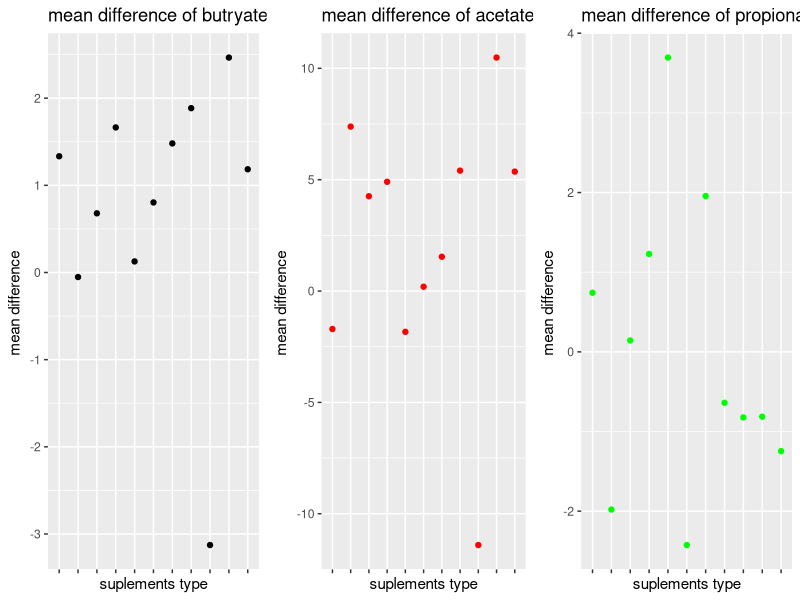
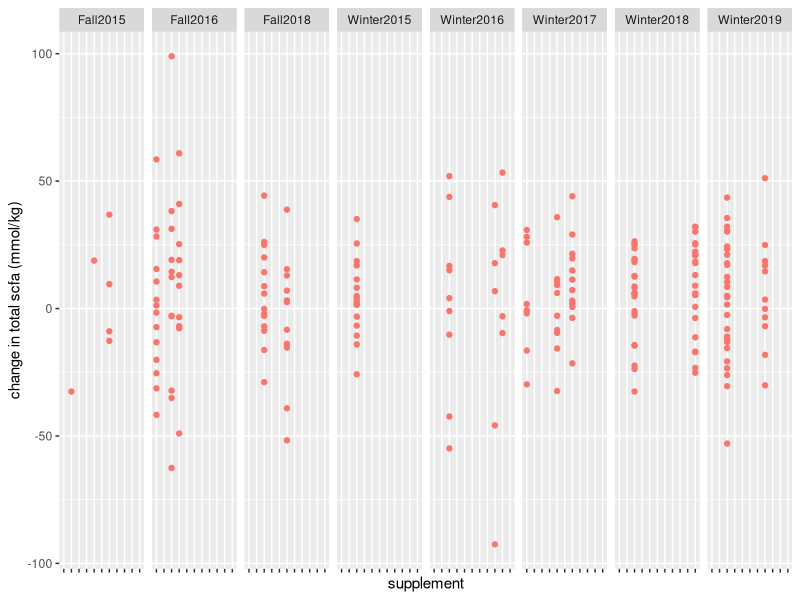
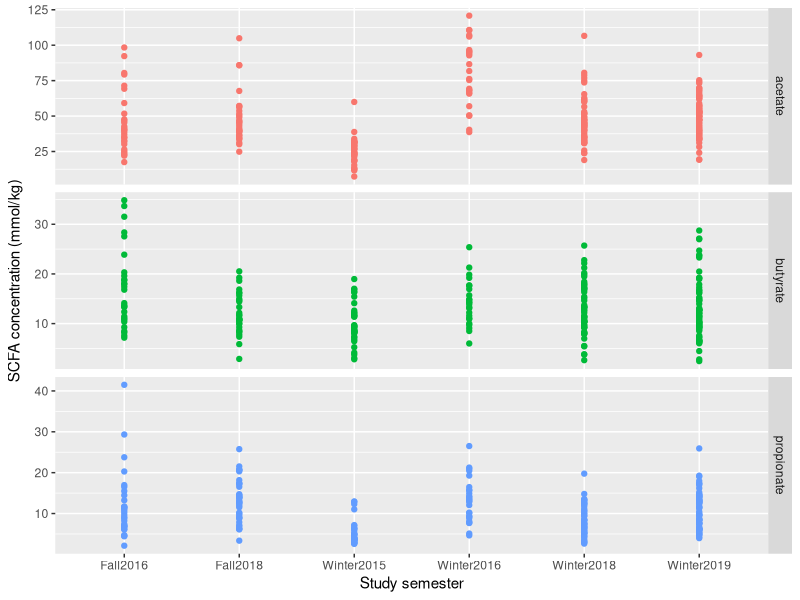

These charts were generated, in order, by the following R code: (Note: this script raises an error after producing the figures.)
## ---- chunk 1
knitr::opts_chunk$set(echo = TRUE)
knitr::opts_knit$set(root.dir = "~/Documents/UMich_Bio201_F19/")
## ---- chunk 2
library(tidyverse)
library(readxl)
library(cowplot)
set.seed(7)
## ---- chunk 3
scfa_data <- read_delim(file = "Lab3/curated_data/scfa_indv_qc.txt",
                        delim = "\t", col_names = TRUE, trim_ws = TRUE, 
                        na = c("", "NA")) 
scfa_wkly_qc2 <- read_delim(file="Lab3/curated_data/scfa_wkly_qc2.txt",  delim = "\t", col_names = TRUE, trim_ws = TRUE, 
                        na = c("", "NA")) %>%
  rename_all(tolower)

## ---- chunk 4
scfa_data %>%
  group_by(semester) %>%
  summarize(mean_butyrate = mean(butyrate_mmol_kg, na.rm = TRUE))
## ---- chunk 5
scfa_data %>%
  group_by(semester, supplement_consumed) %>%
  summarize(mean_butyrate = mean(butyrate_mmol_kg))
## ---- chunk 6
scfa_data %>%
  #filter(!is.na(butyrate_mmol_kg)) %>%
  group_by(semester, supplement_consumed) %>%
  summarize(mean_butyrate = mean(butyrate_mmol_kg, na.rm = TRUE))
## ---- chunk 7
scfa_data %>%
  filter(!is.na(butyrate_mmol_kg)) %>%
  group_by(semester, supplement_consumed) %>%
  summarize(mean_butyrate = mean(butyrate_mmol_kg)) %>%
  head()
## ---- chunk 8
scfa_data %>%
 filter(!is.na(butyrate_mmol_kg)) %>%
  group_by(semester, supplement_consumed) %>%
  summarize(mean_butyrate = mean(butyrate_mmol_kg), 
            sd_butyrate = sd(butyrate_mmol_kg), 
            n_butyrate = n())
## ---- chunk 9
scfa_data %>%
  filter(!is.na(butyrate_mmol_kg)) %>%
  group_by(semester, supplement_consumed) %>%
  summarize(mean_butyrate = mean(butyrate_mmol_kg), 
            sd_butyrate = sd(butyrate_mmol_kg), 
            n_butyrate = n()) %>%
  arrange(-mean_butyrate) #drop "-" to put lowest first 
## ---- chunk 10
# write code here
scfa_data %>%
  group_by(semester, supplement_consumed) %>%
  summarize(mean_butyrate = mean(butyrate_mmol_kg, na.rm = TRUE), mean_acetate = mean (acetate_mmol_kg, na.rm = TRUE), mean_propionate = mean(propionate_mmol_kg, na.rm = TRUE))

## ---- chunk 11
scfa_wkly_qc2 %>%
  spread(key = study_week, value = butyrate_mean)
## ---- chunk 12
scfa_wkly_qc2 %>%
  select(participant_id, semester, supplement_consumed, study_week, butyrate_mean) %>% #keep only columns of interest
  filter(study_week == "week1" | study_week == "week3") %>% #keep only weeks of interest
  spread(study_week, butyrate_mean) #widen data frame
## ---- chunk 13
butyrate_wide <- scfa_wkly_qc2 %>%
  select(participant_id, semester, supplement_consumed, study_week, butyrate_mean) %>% #drop extra columns
  filter(study_week == "week1" | study_week == "week3") %>% #drop extra weeks
  spread(study_week, butyrate_mean) %>% #convert to wide format
  na.omit(week1, week3) %>% #drop NAs from select columns
  mutate(delta_butyrate = week3 - week1) #calculate difference 

head(butyrate_wide)
## ---- chunk 14
# copy+paste and edit code chunk for acetate
acetate_wide <- scfa_wkly_qc2 %>%
  select(participant_id, semester, supplement_consumed, study_week, acetate_mean) %>% 
  filter(study_week == "week1" | study_week == "week3") %>% 
  spread(study_week, acetate_mean) %>% 
  na.omit(week1, week3) %>% 
  mutate(delta_acetate = week3 - week1) 
head(acetate_wide)
## ---- chunk 15
# copy+paste and edit code chunk for propionate
propionate_wide <- scfa_wkly_qc2 %>%
  select(participant_id, semester, supplement_consumed, study_week, propionate_mean) %>% 
  filter(study_week == "week1" | study_week == "week3") %>% 
  spread(study_week, propionate_mean) %>% 
  na.omit(week1, week3) %>% 
  mutate(delta_propionate = week3 - week1) 
head(propionate_wide)
## ---- chunk 16
# write code here
mean_but<- butyrate_wide %>%
group_by(supplement_consumed) %>%
summarise(mean_difference_but = mean(delta_butyrate))
## ---- chunk 17
# copy+paste and edit code chunk for acetate
mean_act <- acetate_wide %>%
group_by(supplement_consumed) %>%
summarise(mean_difference_ace = mean(delta_acetate))

## ---- chunk 18
# copy+paste and edit code chunk for propionate
mean_prop  <- propionate_wide %>%
group_by(supplement_consumed) %>%
summarise(mean_difference_prop = mean(delta_propionate))
## ---- chunk 19
# copy+paste and edit code chunks for plots
plot_f_but <- mean_but %>%
   ggplot(aes(x = supplement_consumed, 
             y = mean_difference_but)) +
    geom_point(color = "black") +
    labs(title = "mean difference of butryate",
         x = "suplements type",
         y = "mean difference ") +
    theme(axis.text.x = element_blank(),
          legend.position = "none")

plot_f_act <- mean_act  %>%
   ggplot(aes(x = supplement_consumed, 
             y = mean_difference_ace)) +
    geom_point(color = "red") +
    labs(title = "mean difference of acetate",
         x = "suplements type",
         y = "mean difference ") +
    theme(axis.text.x = element_blank(),
          legend.position = "none")

plot_f_prop <- mean_prop %>%
   ggplot(aes(x = supplement_consumed, 
             y = mean_difference_prop)) +
    geom_point(color = "green") +
    labs(title = "mean difference of propionate",
         x = "suplements type",
         y = "mean difference ") +
    theme(axis.text.x = element_blank(),
          legend.position = "none")
plot_grid(plot_f_but, plot_f_act, plot_f_prop,
          nrow = 1, ncol = 3)
plot_grid
## ---- chunk 20
nrow(acetate_wide) #rows in data frame
n_distinct(acetate_wide$participant_id) #number of participants, should equal number rows

nrow(butyrate_wide) 
n_distinct(butyrate_wide$participant_id) 

nrow(propionate_wide)
n_distinct(propionate_wide$participant_id)
## ---- chunk 21
# execute join
join1 <- inner_join(acetate_wide, butyrate_wide,
                    by = c("participant_id", "semester", "supplement_consumed"))
# check results
nrow(join1)
n_distinct(join1$participant_id)
# check column names
colnames(join1)
## ---- chunk 22
# rename columns in butyrate df
butyrate_wide <- butyrate_wide %>%
  rename(but_wk1 = week1,
         but_wk3 = week3)

# rename columns in acetate df 
acetate_wide <- acetate_wide %>%
  rename(ace_wk1 = week1,
         ace_wk3 = week3)

# execute join
join2 <- full_join(acetate_wide, butyrate_wide,
                    by = c("participant_id", "semester", "supplement_consumed"))

# check results 
nrow(join2)
n_distinct(join2$participant_id)
colnames(join2)
## ---- chunk 23
# rename columns in propionate df 
propionate_wide <- propionate_wide %>%
  rename(pro_wk1 = week1,
         pro_wk3 = week3)

# execute join
join3 <- inner_join(acetate_wide, butyrate_wide,
                   by = c("participant_id", "semester", "supplement_consumed")) %>%
  full_join(propionate_wide, 
            by = c("participant_id", "semester", "supplement_consumed"))

# check results 
nrow(join3)
n_distinct(join3$participant_id)
colnames(join3)
## ---- chunk 24
# write code here
total_scfas <- join3 %>%
  mutate(totl_wk1 = ace_wk1 + but_wk1 + pro_wk1, totl_wk3 = ace_wk3 + but_wk3 + pro_wk3, totldif = delta_acetate+ delta_butyrate + delta_propionate)

## ---- chunk 25
# write code here
plot_tscfa <- total_scfas %>%
ggplot(aes(x = supplement_consumed, 
             y = totldif, 
              supplement_consumed, semester)) +
  geom_point(aes(color = "totldif")) +
  facet_grid(~semester,)+
  labs(x = "supplement",
       y = "change in total scfa (mmol/kg)") +
    theme(axis.text.x = element_blank(),
        legend.position = "none")

plot_tscfa
## ---- chunk 26
total_scfas %>%
  select(-ends_with("_wk1"), -ends_with("_wk3")) %>%
rename(acetate = delta_acetate,
         butyrate = delta_butyrate, 
         propionate = delta_propionate, 
         total = totldif) %>% 
  gather(key = SCFA, value = wkly_diff,
         acetate, butyrate, propionate, total)

## ---- chunk 27
total_scfas %>%
  select(-starts_with("delta_")) %>%
  gather(key = SCFA_wk, value = SCFA_concentration,
         ace_wk1, ace_wk3, but_wk1, but_wk3, pro_wk1, pro_wk3, totl_wk1, totl_wk3)
## ---- chunk 28
# acetate long
ace_long <- total_scfas %>%
  #drop diff columns & extra SCFAs
  select(-starts_with("delta_"), -starts_with("but_"), -starts_with("pro_"), -starts_with("total")) %>% 
  rename(week1 = ace_wk1,
         week3 = ace_wk3) %>% #convert weeks to consistent format for join
  gather(key = study_week, value = acetate, week1, week3)


## ---- chunk 29
# copy+paste and edit code here to create but_long
but_long <- total_scfas %>%
select(-starts_with("delta_"), -starts_with("ace_"), -starts_with("pro_"), -starts_with("total")) %>% 
rename(week1 = but_wk1,
      week3 = but_wk3) %>%
    gather(key = study_week, value = butyrate, week1, week3)

## ---- chunk 30
# copy+paste and edit code here to create pro_long
pro_long <- total_scfas %>%
select(-starts_with("delta_"), -starts_with("ace_"), -starts_with("but_"), -starts_with("total")) %>% 
rename(week1 = pro_wk1,
      week3 = pro_wk3) %>%
    gather(key = study_week, value = propionate, week1, week3)

## ---- chunk 31
nrow(ace_long)
n_distinct(ace_long$participant_id)
colnames(ace_long)
nrow(pro_long)
n_distinct(pro_long$participant_id)
colnames(pro_long)
nrow(but_long)
n_distinct(but_long$participant_id)
colnames(but_long)

scfa_long <- inner_join(ace_long, pro_long, 
                    by = c("participant_id", "semester", "supplement_consumed", "totl_wk1", "totl_wk3", "totldif", "study_week"))  %>%
inner_join(but_long,
           by = c("participant_id", "semester", "supplement_consumed", "totl_wk1", "totl_wk3", "totldif", "study_week"))

## ---- chunk 32
scfa_long <- scfa_long %>%
  gather(key = scfa, value = concentration_mmol_kg,
         acetate, butyrate, propionate)
## ---- chunk 33
# copy+paste and edit code here
wkly_means <- scfa_long %>%
group_by(participant_id,study_week, semester, supplement_consumed, scfa) %>%
  summarize(meanwkly= mean(concentration_mmol_kg))
## ---- chunk 34
p1 <- wkly_means %>%
  filter(supplement_consumed == "BRMPS") %>% 
  ggplot(aes(x = semester, y = meanwkly, scfa)) +
  geom_point(aes(color = scfa)) +
  facet_grid(scfa~., scales = "free") + 
  ylab("SCFA concentration (mmol/kg)") +
  xlab("Study semester") +
  theme(legend.position = "none")
p1
## ---- chunk 35
write_delim(total_scfas, path = "Lab4/curated_data/total_scfas_wide.txt", delim = "\t")
## ---- chunk 36
# for data frames:
write_delim(wkly_means, path = "Lab4/curated_data/wkly_means_long.txt", delim = "\t") 
write_delim(scfa_long, path = "Lab4/curated_data/scfa_long.txt", delim = "\t") 

# for plots:
save_plot(filename = "Lab4/figures/p1_plot.pdf",
          plot = p1,
          nrow = 3, ncol = 4, 
          base_aspect_ratio = 1.1)
save_plot(filename = "Lab4/figures/plot_tscfa.pdf", 
          plot=plot_tscfa,
           nrow = 3, ncol = 4, 
          base_aspect_ratio = 1.1)
## ---- chunk 37
# import pH data
pH_data <- read_delim(file = "Lab4/raw_data/pH_indv.txt",
                        delim = "\t", col_names = TRUE, trim_ws = TRUE, 
                        na = c("", "NA")) %>%
  rename_all(tolower)

# filter to remove bad measurements based on outside list
pH_bad <- read_delim(file = "Lab4/raw_data/pH_bad.txt",
                        delim = "\t", col_names = TRUE, trim_ws = TRUE, 
                        na = c("", "NA")) %>% #import list of samples with date discrepencies 
  rename_all(tolower)

pH_qc <- pH_data %>%
  filter(!sample_id %in% pH_bad$sample_id) %>% #drop samples in bad list
  group_by(participant_id, study_week) %>%
  summarise(wkly_avg_ph = mean(ph)) #calculate weekly average
dim(pH_qc)
## ---- chunk 38
# import BSS
BSS_data <- read_delim(file = "Lab4/raw_data/BSS_indv.txt",
                        delim = "\t", col_names = TRUE, trim_ws = TRUE, 
                        na = c("", "NA")) %>%
  rename_all(tolower)

BSS_qc <- BSS_data %>%
  filter(bristol_numeric >= 1 & bristol_numeric <= 7) %>% #filter to remove measurements outside of scale
  group_by(participant_id, study_week) %>%
  summarise(wkly_avg_bss = mean(bristol_numeric)) #calculate weekly average 
dim(BSS_qc)
## ---- chunk 39
pH_BSS_wkly <- full_join(pH_qc, BSS_qc,
                    by = c("participant_id","study_week")) %>%
  mutate(wkly_avg_bss= round(wkly_avg_bss , digits=2), wkly_avg_ph = round(wkly_avg_ph, digits = 2)) #round avgs to reflect sig figs
## ---- chunk 40
dim(pH_BSS_wkly)
## ---- chunk 41
write_delim(pH_BSS_wkly, path = "Lab4/curated_data/pH_BSS_wkly.txt", delim = "\t")
